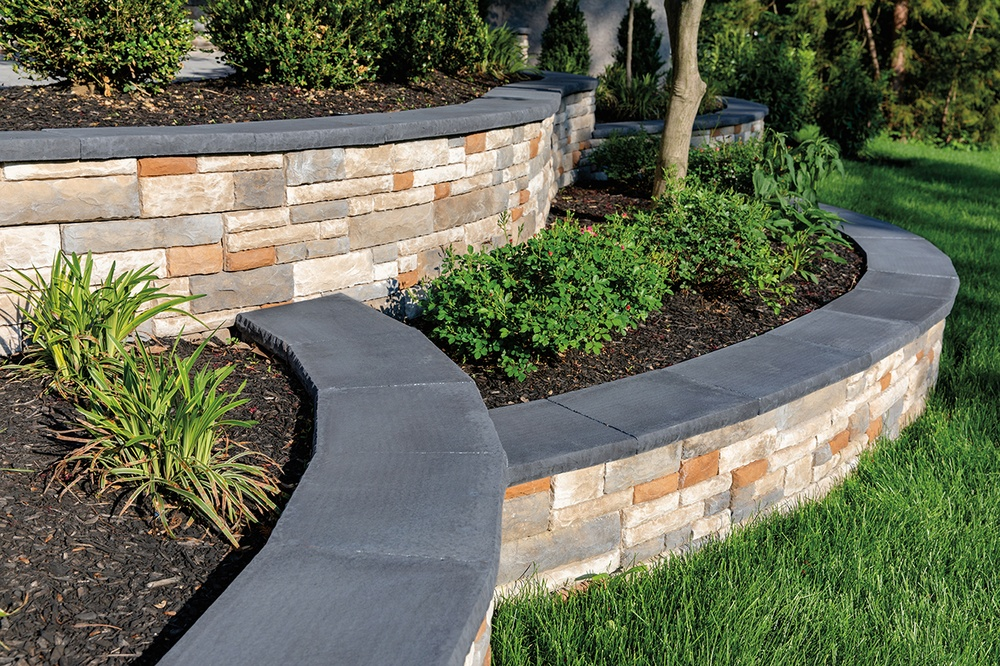
//> input picture computer-vision/cv2-gradient/sample-data/Retaining-Walls.jpg, 1000 x 666 px, shrunk from 1280 x 853 before the run
$ ./gradient sample-data/Retaining-Walls.jpg   (built with g++ and OpenCV 4)
//> lines starting //> are read from the running program, lines starting //| are printed output that depends on the picture
#include <opencv2/core/core.hpp>
#include <opencv2/highgui/highgui.hpp>
#include <opencv2/imgproc/imgproc.hpp>
#include <iostream>

int main(int argc, char** argv){
    std::cout <<"... and miles to go before I sleep." << std::endl;
    std::cout <<"..................................." << std::endl;
    std::cout <<"Applying gradient.................." << std::endl;

    if (argc != 2){
        std::cout << "Please enter the path of the image to read!" << std::endl;
        return -1;
    }
    try
    {
        cv::Mat img;
        img = cv::imread(argv[1], cv::IMREAD_COLOR);
//> img is the input picture: 666 rows x 1000 cols, CV_8UC3; mean B, G, R 86.9, 108.9, 103.9
        if (!img.data)
        {
            std::cout <<"Couldn't open the image" <<std::endl;
            return -1;
        }

        int scale = 1;
        int delta = 0;
        int ddepth = CV_16S;

        cv::Mat src, src_gray;
        src = cv::imread(argv[1]);
        cv::GaussianBlur( src, src, cv::Size(3,3), 0, 0, cv::BORDER_DEFAULT );
        cv::cvtColor( src, src_gray, cv::COLOR_BGR2GRAY );
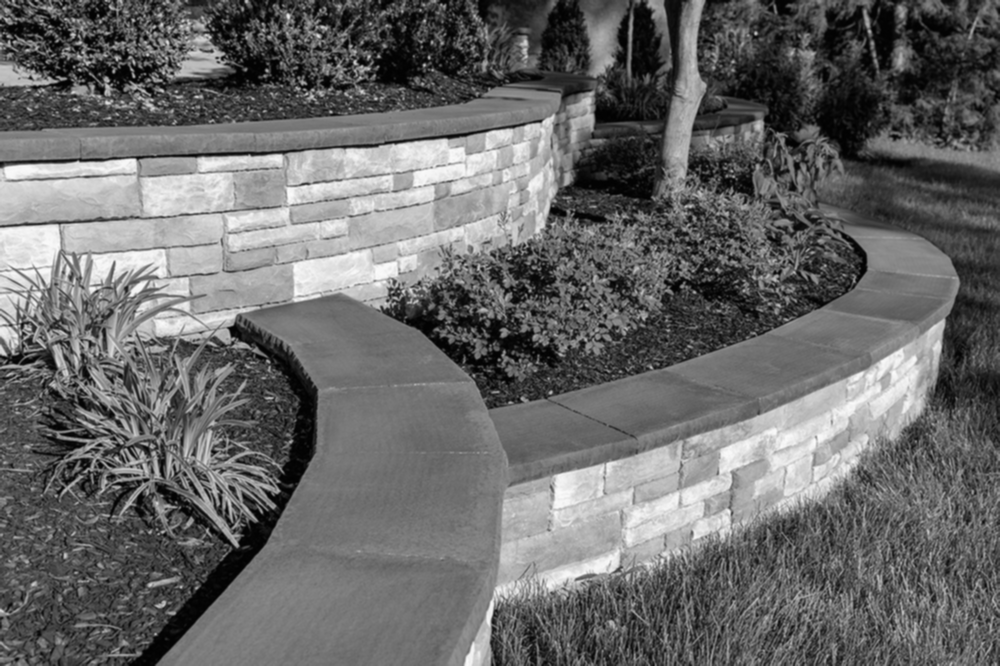
//> src_gray: 666 rows x 1000 cols, CV_8UC1; min 1, max 251, mean 104.9
        // cv::namedWindow("Hello", cv::WINDOW_AUTOSIZE );

        cv::Mat grad_x, grad_y, abs_grad_x, abs_grad_y, grad;

        /// Gradient X
        //Scharr( src_gray, grad_x, ddepth, 1, 0, scale, delta, BORDER_DEFAULT );
        Sobel( src_gray, grad_x, ddepth, 1, 0, 3, scale, delta, cv::BORDER_DEFAULT );
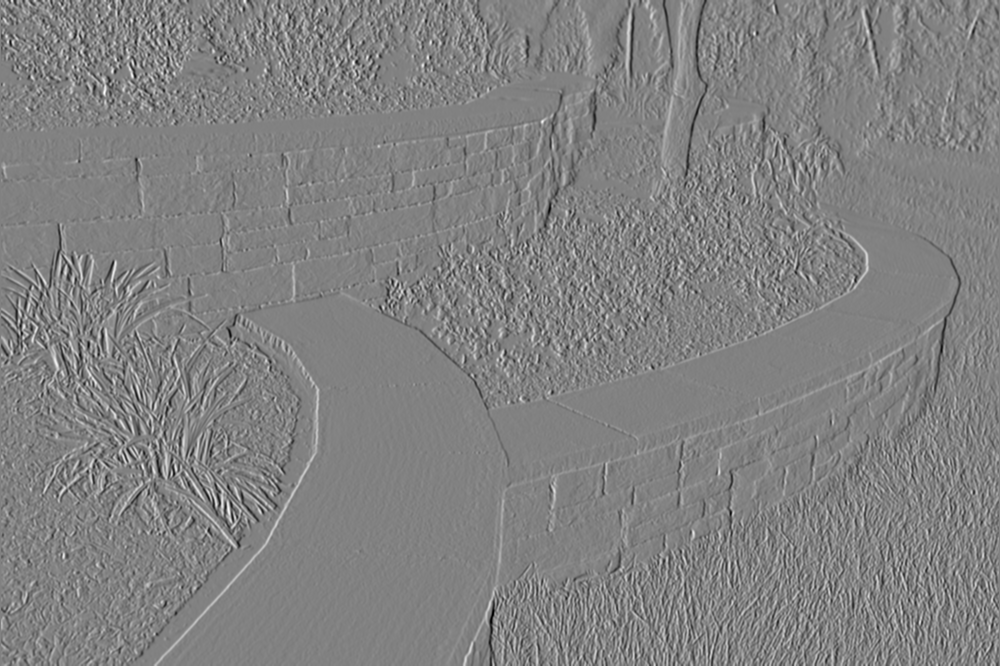
//> grad_x: 666 rows x 1000 cols, CV_16SC1; min -616, max 595, mean -0.4; drawn with min black and max white
        convertScaleAbs( grad_x, abs_grad_x );
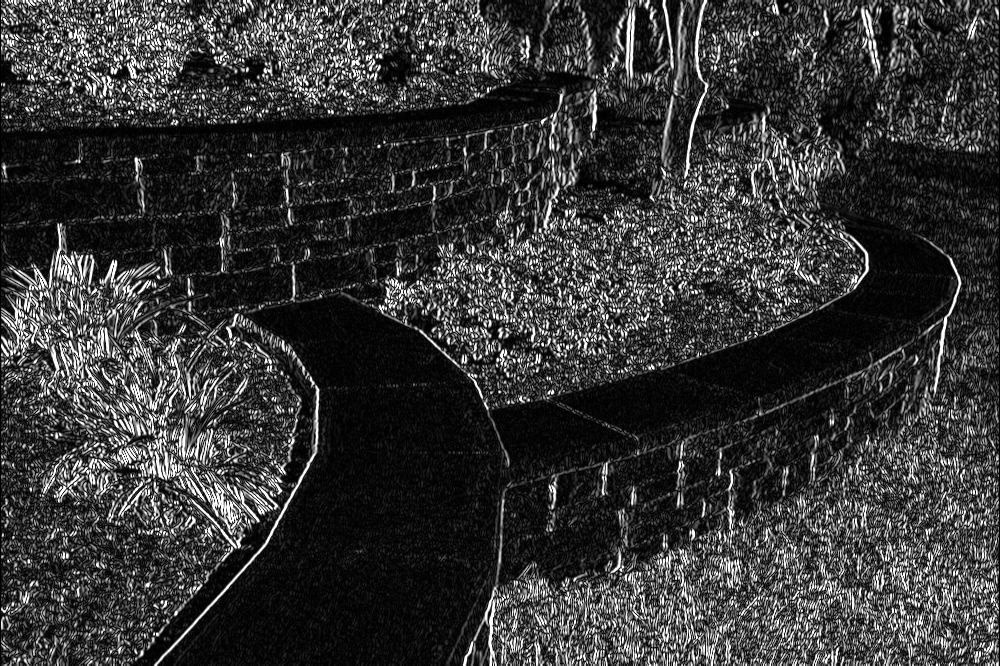
//> abs_grad_x: 666 rows x 1000 cols, CV_8UC1; min 0, max 255, mean 54.8

        /// Gradient Y
        //Scharr( src_gray, grad_y, ddepth, 0, 1, scale, delta, BORDER_DEFAULT );
        Sobel( src_gray, grad_y, ddepth, 0, 1, 3, scale, delta, cv::BORDER_DEFAULT );
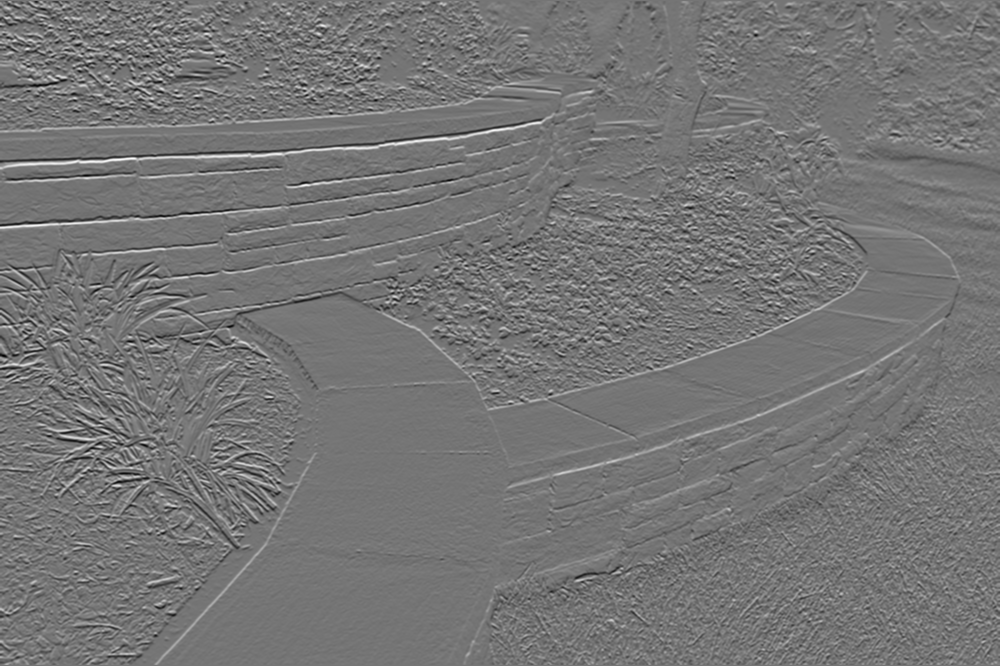
//> grad_y: 666 rows x 1000 cols, CV_16SC1; min -590, max 690, mean 0.4; drawn with min black and max white
        convertScaleAbs( grad_y, abs_grad_y );
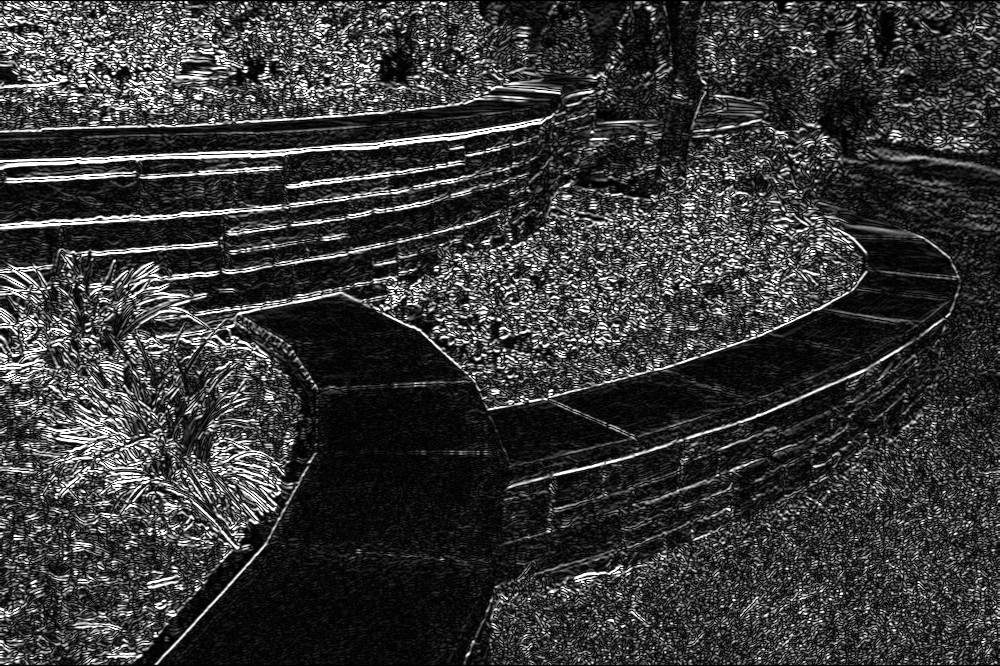
//> abs_grad_y: 666 rows x 1000 cols, CV_8UC1; min 0, max 255, mean 56

        /// Total Gradient (approximate)
        addWeighted( abs_grad_x, 0.5, abs_grad_y, 0.5, 0, grad );
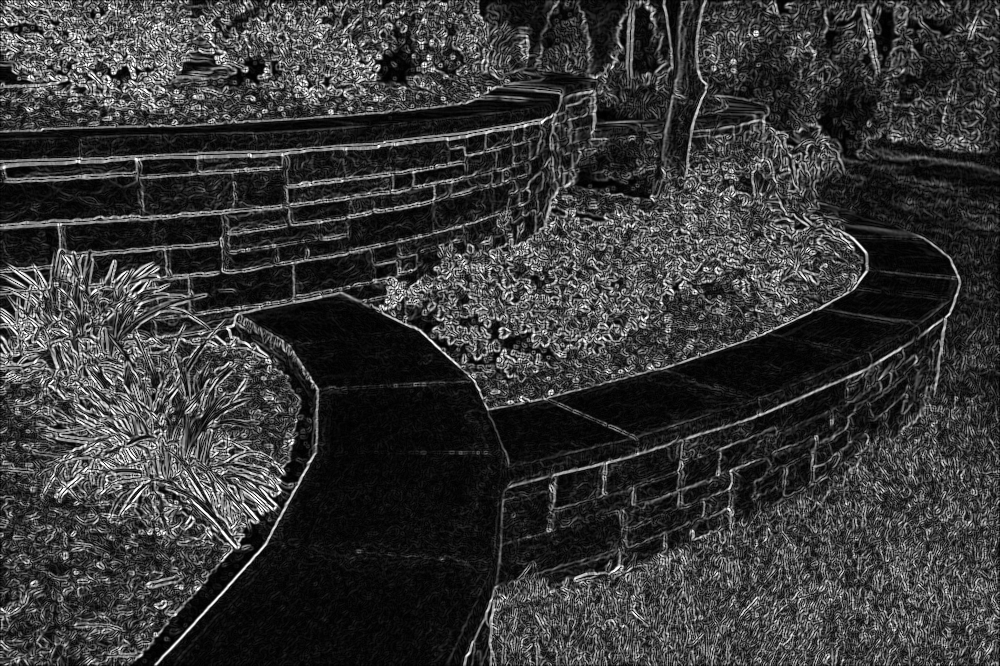
//> grad: 666 rows x 1000 cols, CV_8UC1; min 0, max 255, mean 55.4

        cv::imshow( "Total approx gradient", grad);


        cv::waitKey(0);

        return 0;
//> (the program exits here)
